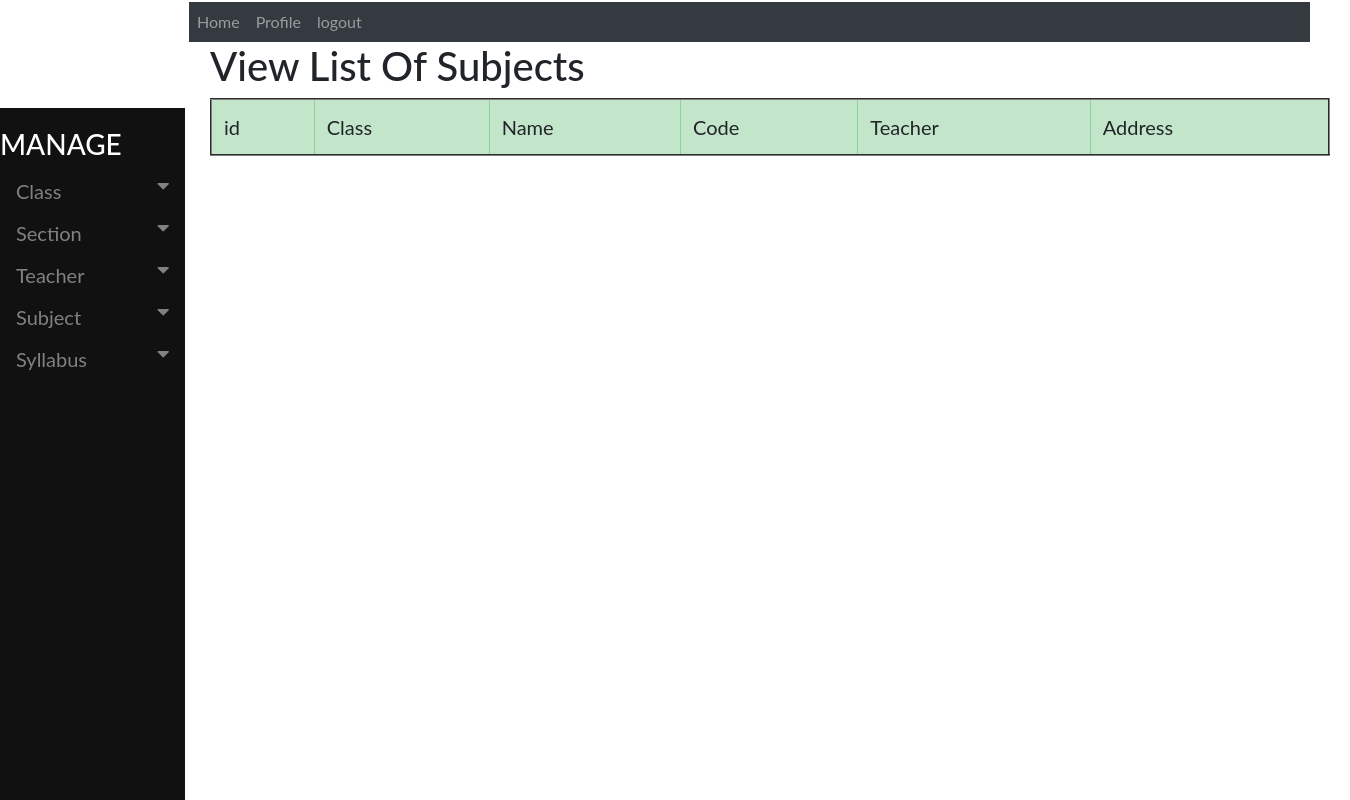
The page /accounts/viewsubjects on the database as committed earlier.
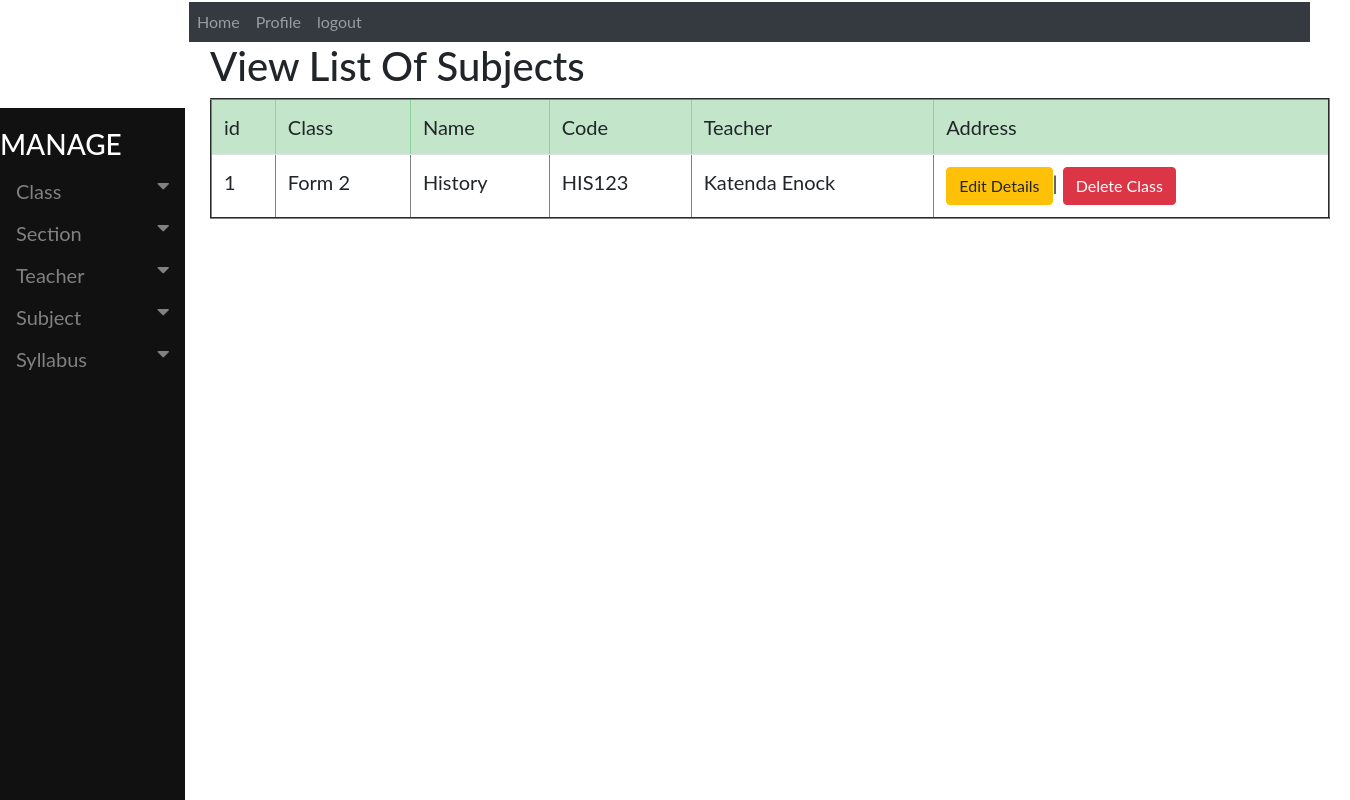
The same page on the database as committed later.
### accounts/models.py (models this page shows, shortened)
class Subjects(models.Model):
    choices = (
    ('Compulsory','Compulsory'),('Options','Options')
    )
    Subjectname = models.CharField(max_length=130)
    Subjectcode = models.CharField(max_length=130)
    Author = models.CharField(max_length=130)
    Class = models.ForeignKey(Classinformation, on_delete=models.PROTECT, blank=True, null=True)
    SubjectTeacher = models.ForeignKey(Teacher, on_delete=models.PROTECT, blank=True, null=True)
    Type = models.CharField(max_length=130, choices=choices, blank=False)
    OtherNotes = models.TextField(max_length=200, blank=True)

class Classinformation(models.Model):
    ClassName = models.CharField(max_length=130)
    ClassTeacher = models.CharField(max_length=30, blank=True)
    TotalStudents = models.CharField(max_length=30, blank=True)
    NumberOfSections = models.CharField(max_length=30, blank=True)
    def __str__(self):
        return self.ClassName

class Teacher(models.Model):
    Name = models.CharField(max_length=130)
    NationaId = models.CharField(max_length=130)
    Responsibility = models.CharField(max_length=130)
    Address = models.CharField(max_length=130)
    Username = models.CharField(max_length=130)
    Password = models.CharField(max_length=130)
    def __str__(self):
        return self.Name

### accounts/views.py (the view)
def viewsubjects(request):
    all_info = Subjects.objects.all()
    context={'all_info':all_info}
    return render(request, 'accounts/viewsubjects.html', context)

### accounts/templates/accounts/viewsubjects.html
{% extends 'base.html' %}
{% block body %}
<div class="container" style="margin-left: 200px;font-size: 20px; padding: 0px 10px;">
<h1>View List Of Subjects</h1>
<table class="table table-hover" border="2">
   <thead class="table-success">
     <tr>
         <td>id</td>
         <td>Class</td>
         <td>Name</td>
         <td>Code</td>
         <td>Teacher</td>
         <td>Address</td>
     </tr>
   </thead>
   <tbody>
     {% if all_info %}
     {% for item in all_info %}
     <tr>
       <td>{{ item.id}}</td>
       <td>{{ item.Class}}</td>
       <td>{{ item.Subjectname}}</td>
       <td>{{ item.Subjectcode}}</td>
       <td>{{ item.SubjectTeacher}}</td>
       <td><a href="{% url 'editsubject' pk=item.id  %}" >
         <button class="btn btn-warning">Edit Details</button></a>|
         <a href="{% url 'deletesubject' pk=item.id %}" >
           <button class="btn btn-danger">Delete Class</button></a>
       </td>
        {% endfor %}
     </tr>
     {% endif %}
   </tbody>
</table>
</div>
{% endblock %}

Rows that differ between the two databases and show on the page:
added Subjects: id "1", Class "Form 2", Subjectname "History", Subjectcode "HIS123", SubjectTeacher "Katenda Enock"
